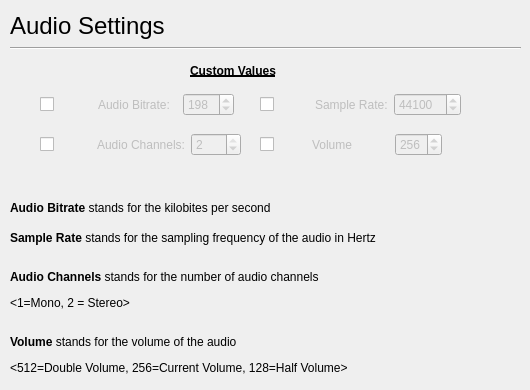
   <widget class="QWidget" name="page">
    <widget class="QLabel" name="label">
     <property name="geometry">
      <rect>
       <x>10</x>
       <y>10</y>
       <width>431</width>
       <height>31</height>
      </rect>
     </property>
     <property name="font">
      <font>
       <pointsize>18</pointsize>
      </font>
     </property>
     <property name="text">
      <string>Audio Settings</string>
     </property>
    </widget>
    <widget class="Line" name="line">
     <property name="geometry">
      <rect>
       <x>10</x>
       <y>40</y>
       <width>511</width>
       <height>16</height>
      </rect>
     </property>
     <property name="orientation">
      <enum>Qt::Horizontal</enum>
     </property>
    </widget>
    <widget class="QWidget" name="layoutWidget_3">
     <property name="geometry">
      <rect>
       <x>260</x>
       <y>130</y>
       <width>182</width>
       <height>29</height>
      </rect>
     </property>
     <layout class="QHBoxLayout" name="horizontalLayout_5">
      <item>
       <widget class="QCheckBox" name="audio_volume_checkbox">
        <property name="focusPolicy">
         <enum>Qt::NoFocus</enum>
        </property>
        <property name="toolTip">
         <string>Click to enable custom volume</string>
        </property>
        <property name="text">
         <string/>
        </property>
       </widget>
      </item>
      <item>
       <widget class="QLabel" name="audio_volume_label">
        <property name="enabled">
         <bool>false</bool>
        </property>
        <property name="text">
         <string>Volume           </string>
        </property>
       </widget>
      </item>
      <item>
       <widget class="QSpinBox" name="audio_volume_spinBox">
        <property name="enabled">
         <bool>false</bool>
        </property>
        <property name="minimum">
         <number>1</number>
        </property>
        <property name="maximum">
         <number>512</number>
        </property>
        <property name="value">
         <number>256</number>
        </property>
       </widget>
      </item>
     </layout>
    </widget>
    <widget class="QLabel" name="label_7">
     <property name="geometry">
      <rect>
       <x>10</x>
       <y>200</y>
       <width>361</width>
       <height>17</height>
      </rect>
     </property>
     <property name="text">
      <string>&lt;html&gt;&lt;head/&gt;&lt;body&gt;&lt;p&gt;&lt;span style=&quot; font-weight:600;&quot;&gt;Audio Bitrate&lt;/span&gt; stands for the kilobites per second&lt;/p&gt;&lt;/body&gt;&lt;/html&gt;</string>
     </property>
    </widget>
    <widget class="QWidget" name="layoutWidget_2">
     <property name="geometry">
      <rect>
       <x>260</x>
       <y>90</y>
       <width>201</width>
       <height>29</height>
      </rect>
     </property>
     <layout class="QHBoxLayout" name="horizontalLayout_3">
      <item>
       <widget class="QCheckBox" name="audio_sample_rate_checkbox">
        <property name="focusPolicy">
         <enum>Qt::NoFocus</enum>
        </property>
        <property name="toolTip">
         <string>Click to enable custom sample rate</string>
        </property>
        <property name="text">
         <string/>
        </property>
       </widget>
      </item>
      <item>
       <widget class="QLabel" name="audio_sample_rate_label">
        <property name="enabled">
         <bool>false</bool>
        </property>
        <property name="text">
         <string>Sample Rate:</string>
        </property>
       </widget>
      </item>
      <item>
       <widget class="QSpinBox" name="audio_sample_rate_spinBox">
        <property name="enabled">
         <bool>false</bool>
        </property>
        <property name="minimum">
         <number>8000</number>
        </property>
        <property name="maximum">
         <number>500000</number>
        </property>
        <property name="value">
         <number>44100</number>
        </property>
       </widget>
      </item>
     </layout>
    </widget>
    <widget class="QLabel" name="label_8">
     <property name="geometry">
      <rect>
       <x>10</x>
       <y>230</y>
       <width>461</width>
       <height>17</height>
      </rect>
     </property>
     <property name="text">
      <string>&lt;html&gt;&lt;head/&gt;&lt;body&gt;&lt;p&gt;&lt;span style=&quot; font-weight:600;&quot;&gt;Sample Rate&lt;/span&gt; stands for the sampling frequency of the audio in Hertz&lt;/p&gt;&lt;/body&gt;&lt;/html&gt;</string>
     </property>
    </widget>
    <widget class="QLabel" name="label_11">
     <property name="geometry">
      <rect>
       <x>10</x>
       <y>260</y>
       <width>371</width>
       <height>61</height>
      </rect>
     </property>
     <property name="text">
      <string>&lt;html&gt;&lt;head/&gt;&lt;body&gt;&lt;p&gt;&lt;span style=&quot; font-weight:600;&quot;&gt;Audio Channels&lt;/span&gt; stands for the number of audio channels&lt;/p&gt;&lt;p&gt;&amp;lt;1=Mono, 2 = Stereo&amp;gt;&lt;/p&gt;&lt;/body&gt;&lt;/html&gt;</string>
     </property>
    </widget>
    <widget class="QLabel" name="label_12">
     <property name="geometry">
      <rect>
       <x>10</x>
       <y>330</y>
       <width>421</width>
       <height>51</height>
      </rect>
     </property>
     <property name="text">
      <string>&lt;html&gt;&lt;head/&gt;&lt;body&gt;&lt;p&gt;&lt;span style=&quot; font-weight:600;&quot;&gt;Volume&lt;/span&gt; stands for the volume of the audio&lt;/p&gt;&lt;p&gt;&amp;lt;512=Double Volume, 256=Current Volume, 128=Half Volume&amp;gt;&lt;/p&gt;&lt;/body&gt;&lt;/html&gt;</string>
     </property>
    </widget>
    <widget class="QLabel" name="label_13">
     <property name="geometry">
      <rect>
       <x>190</x>
       <y>60</y>
       <width>111</width>
       <height>21</height>
      </rect>
     </property>
     <property name="font">
      <font>
       <weight>75</weight>
       <bold>true</bold>
       <underline>true</underline>
      </font>
     </property>
     <property name="text">
      <string>Custom Values</string>
     </property>
    </widget>
    <widget class="QWidget" name="layoutWidget_4">
     <property name="geometry">
      <rect>
       <x>40</x>
       <y>90</y>
       <width>194</width>
       <height>29</height>
      </rect>
     </property>
     <layout class="QHBoxLayout" name="horizontalLayout_2">
      <item>
       <widget class="QCheckBox" name="audio_bitrate_checkbox">
        <property name="focusPolicy">
         <enum>Qt::NoFocus</enum>
        </property>
        <property name="toolTip">
         <string>Click to enable custom audio bitrate</string>
        </property>
        <property name="text">
         <string/>
        </property>
       </widget>
      </item>
      <item>
       <widget class="QLabel" name="audio_bitrate_label">
        <property name="enabled">
         <bool>false</bool>
        </property>
        <property name="text">
         <string>Audio Bitrate:  </string>
        </property>
       </widget>
      </item>
      <item>
       <widget class="QSpinBox" name="audio_bitrate_spinBox">
        <property name="enabled">
         <bool>false</bool>
        </property>
        <property name="minimum">
         <number>32</number>
        </property>
        <property name="maximum">
         <number>320</number>
        </property>
        <property name="value">
         <number>198</number>
        </property>
       </widget>
      </item>
     </layout>
    </widget>
    <widget class="QWidget" name="layoutWidget_5">
     <property name="geometry">
      <rect>
       <x>40</x>
       <y>130</y>
       <width>201</width>
       <height>29</height>
      </rect>
     </property>
     <layout class="QHBoxLayout" name="horizontalLayout_4">
      <item>
       <widget class="QCheckBox" name="audio_channels_checkbox">
        <property name="focusPolicy">
         <enum>Qt::NoFocus</enum>
        </property>
        <property name="toolTip">
         <string>Click to enable custom audio channels</string>
        </property>
        <property name="text">
         <string/>
        </property>
       </widget>
      </item>
      <item>
       <widget class="QLabel" name="audio_channels_label">
        <property name="enabled">
         <bool>false</bool>
        </property>
        <property name="text">
         <string>Audio Channels:</string>
        </property>
       </widget>
      </item>
      <item>
       <widget class="QSpinBox" name="audio_channels_spinBox">
        <property name="enabled">
         <bool>false</bool>
        </property>
        <property name="minimum">
         <number>1</number>
        </property>
        <property name="maximum">
         <number>2</number>
        </property>
        <property name="value">
         <number>2</number>
        </property>
       </widget>
      </item>
     </layout>
    </widget>
   </widget>
